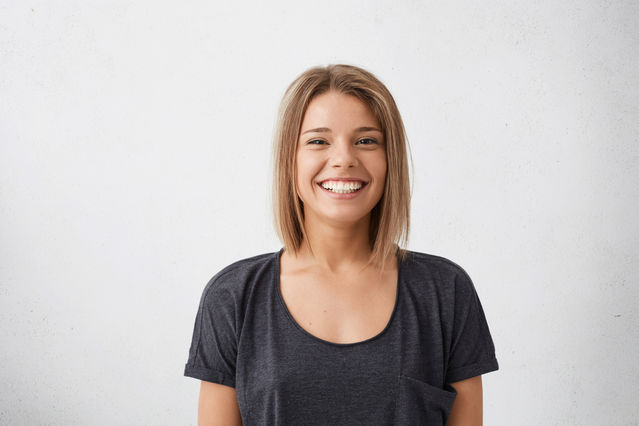
#> input picture test.jpg, 639 x 426 px
$ python -i contourCoordinates.py   (imports and definitions only)
#> lines starting #> are read from the running program, lines starting #| are printed output that depends on the picture; after the words box and inside, x2 and y2 are one past the last pixel; in counts of white or black regions, pixels touching at a corner belong together
import cv2
import numpy as np

def contourCoordinates(img):
#> called with img = '../test.jpg'
    image = cv2.imread(img)
#> image is the input picture: shape (426, 639, 3); mean B, G, R 189.6, 191.4, 197.4
    cv2.waitKey(0)
    gray = cv2.cvtColor(image, cv2.COLOR_BGR2GRAY)
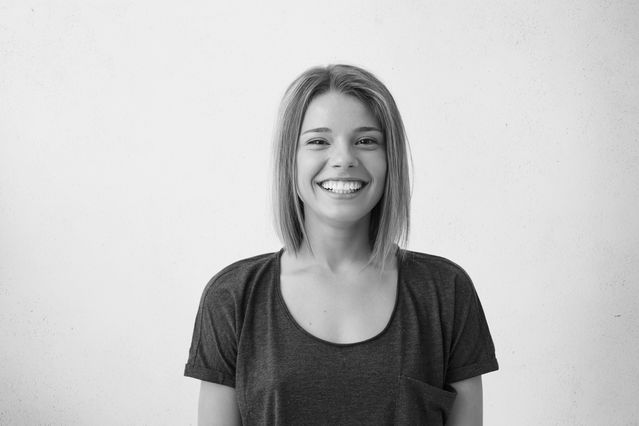
#> gray: shape (426, 639); min 0, max 254, mean 192.9

    edged = cv2.Canny(gray, 30, 200)
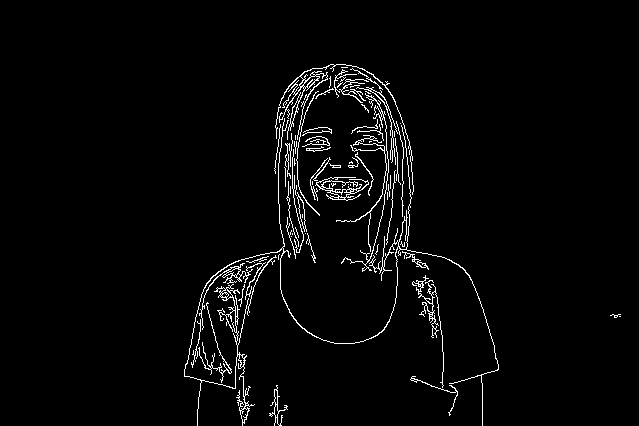
#> edged: shape (426, 639); 2.8% white in thin lines or dots, all inside (x1, y1, x2, y2) = (184, 64, 621, 426)
    cv2.waitKey(0)

    # Finding Contours
    contours, hierarchy = cv2.findContours(edged, cv2.RETR_EXTERNAL, cv2.CHAIN_APPROX_NONE)
#> contours = 75 contours, 58 with area under 20; largest, box (x1, y1, x2, y2) and area: (184, 118, 499, 426) 432, (275, 64, 414, 195) 325, (315, 177, 369, 201) 224, (199, 263, 253, 330) 152, (297, 192, 307, 232) 119

    # print(contours)
    # print("Number of Contours found = " + str(len(contours)))

    return contours

    # Draw all contours
    # -1 signifies drawing all contours
    # cv2.drawContours(image, contours, -1, (0, 255, 0), 3)

>>> result = contourCoordinates('../test.jpg')
#> result has the same summary as contours in contourCoordinates
